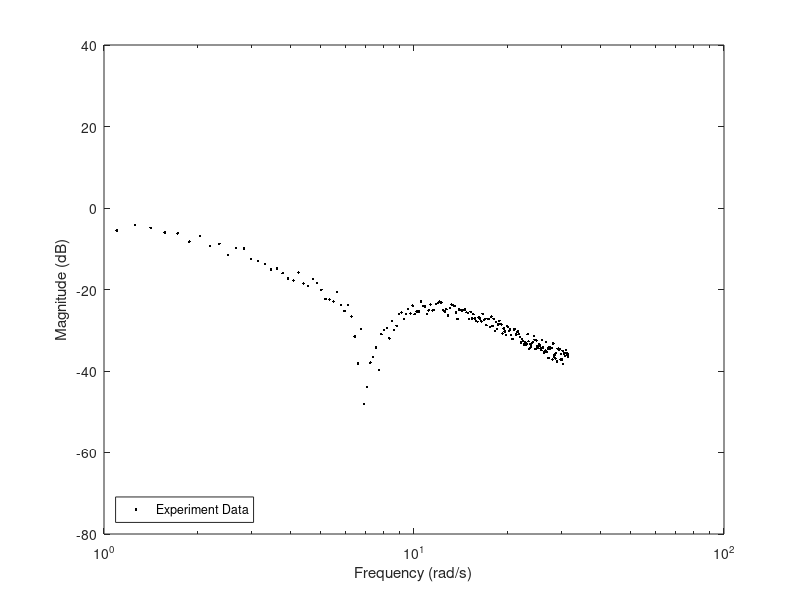
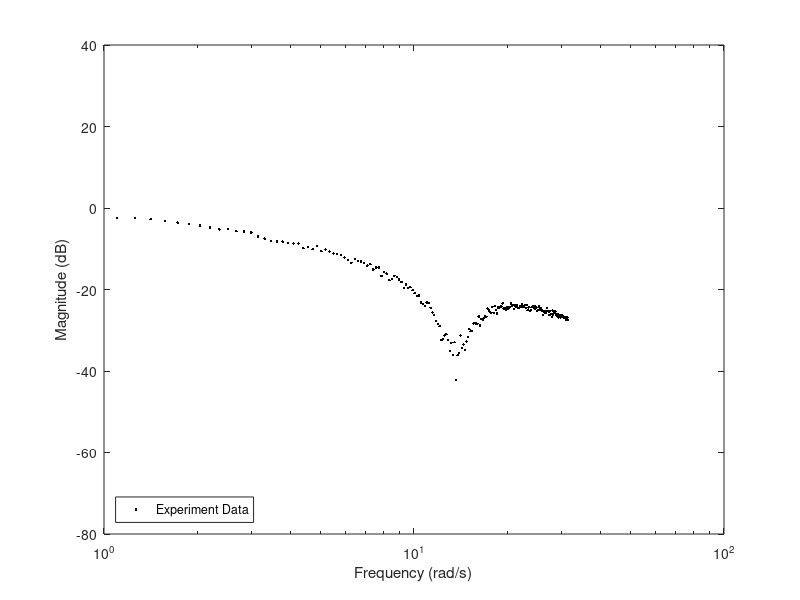

These charts were generated, in order, by the following MATLAB code: (Note: this script raises an error after producing the figures.)
clc; clear; close all;

load('Joint_Init_Data.mat')
load('ID_parameters.mat')
load('Joint_SI_Data.mat')

R = fft(u);
Y = fft(Theta);
F = 0:2*pi/T:pi/dT-2*pi/T; 
index0 = find(F<200 * T/(2*pi)); 
% index0 = find(abs(R/length(R)) >= 9e-2); 
B = 0*R;                     
B(index0) = Y(index0)./(R(index0)+ Y(index0));         %System Response 
B(index0) = abs(B(index0));               %Magnitude of System Response
B_log = 20*log10(B);

figure
semilogx(F(1:201), B_log(1:201), 'k.')
legend("Experiment Data", "Location", "southwest")
xlim([1,100])
xlabel("Frequency (rad/s)")
ylim([-80, 40])
ylabel("Magnitude (dB)")


%% Closed Loop TF Theta / V
load('Joint_Init_Data.mat')
load('Joint_SI_CL_40s_Data.mat')
% FFT of input and ouput 
R = fft(u);
Y = fft(Theta);

index0 = find(F<200 * T/(2*pi)); 
% index0 = find(abs(R/length(R)) >= 9e-2); 
B = 0*R;                     
B(index0) = Y(index0)./(R(index0)+ Y(index0));         %System Response 
B(index0) = abs(B(index0));               %Magnitude of System Response
B_log = 20*log10(B);

figure
semilogx(F, B_log, 'k.')
legend("Experiment Data", "Location", "southwest")
xlim([1,100])
xlabel("Frequency (rad/s)")
ylim([-80, 40])
ylabel("Magnitude (dB)")
        

%% Alpha / Theta
Theta_tf = Y;
Alpha_tf = fft(Alpha);

index1 = find(F<200 * T/(2*pi)); 
D = 0*Alpha_tf;
D(index1) = Alpha_tf(index1)./Theta_tf(index1);
D(index1) = abs(D(index1));
D_log = 20*log10(D);

% figure
% semilogx(F, D_log, 'k')
% hold on
s = tf('s');
w_n = 13.45;
xi = .05;
H_at = s^2/(s^2 + 2*xi*w_n*s + w_n^2);
% bodemag(H_at)
% hold off

[mag, ~, wout] = bode(H_at);
mag = reshape(mag, 1, []);
wout = reshape(wout, 1, []);


B2_J2 = 2*xi*w_n;
Ks_J2 = w_n^2;

save('ID_parameters.mat','B2_J2','Ks_J2', 'K_J1', 'B1_J1')

plot_data(wout, mag, F(1:197), D_log(1:197))
%% dTheta / R
load('Joint_SI_CL_40s_dtheta_Data.mat')

R = fft(u);
dTheta_tf = fft(dTheta);
G = 0*dTheta_tf;
G(index1) = dTheta_tf(index1)./R(index1);
G(index1) = abs(G(index1));
G_log = 20*log10(G);

K = mean(G_log(3:15));
K_3dB = K - 3;

figure
semilogx(F, G_log, 'k')
hold on
s = tf('s');

Index_id2 = find(G_log(2:end) < K_3dB);
Index_id2 = Index_id2(1)+20;
omega1 = F(Index_id2);
omega2 = 13;
omega3 = 15;

H_at = db2mag(K)/Ks_J2*(s^2 + B2_J2*s + Ks_J2) / ((s/omega1 + 1)*(s/omega2 + 1) *(s/omega3 + 1));
bodemag(H_at)
hold off

%% Theta / R
% K = mean(B_log(2:4));
% K_3dB = K - 3;

% Index_id1 = find(B_log(2:end) < K_3dB);
% Index_id1 = Index_id1(1)+20;
% omega1 = F(Index_id1);
% 
% figure()
% semilogx(F,B_log,'r')
% hold on
% 
% omega2 = 13;
% omega3 = 15;
% omega4 = 16;
% 
% H1 =  db2mag(K)/Ks_J2*(s^2 + B2_J2*s + Ks_J2) / ((s/omega1 + 1)*(s/omega2+1)*(s/omega3+1)*(s/omega4+1));
% bodemag(H1)
% 
% % Transfer Function Theta/Alpha
% Theta_other = Y;
% Alpha = fft(Alpha);
% 
% index1 = find(abs(Alpha/length(Alpha)) >= 9e-2); 
% index1 = 1:length(Alpha);
% B = 0*Alpha;
% B(index1) = Theta(index1)./(Alpha(index1) + Theta(index1));
% B(index1) = abs(B(index1));
% B_log = 20*log10(B);

% figure
% semilogx(F, B_log, 'k')

%% First Order Transfer Function
% s = tf('s');
% H1 =  db2mag(K) / (s/omega1 + 1);
% [mag ph wout] = bode(H1);
% Mag = reshape(mag,[],size(mag,2),1);
% Mag = mag2db(Mag);
% plot(wout, Mag)
% grid on 
% H2 = db2mag(K) / ((s/omega2 + 1)*(s/omega1 + 1));
% bodemag(H2)

function plot_data(x1, y1, x2, y2)

figure
hold on
plot(x1, mag2db(y1))
set(gca, 'XScale', 'log')
semilogx(x2, y2, '.')
legend("Transfer Function", "Experiment Data", "Location", "southwest")
xlim([1,100])
xlabel("Frequency (rad/s)")
ylim([-80, 40])
ylabel("Magnitude (dB)")
hold off

end
